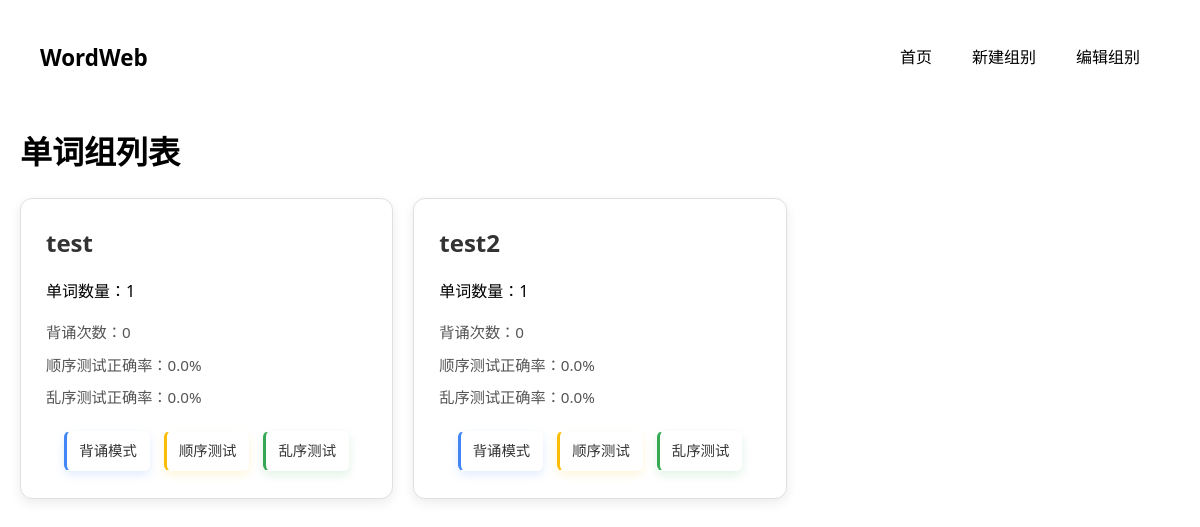
Before: / with the older database file.
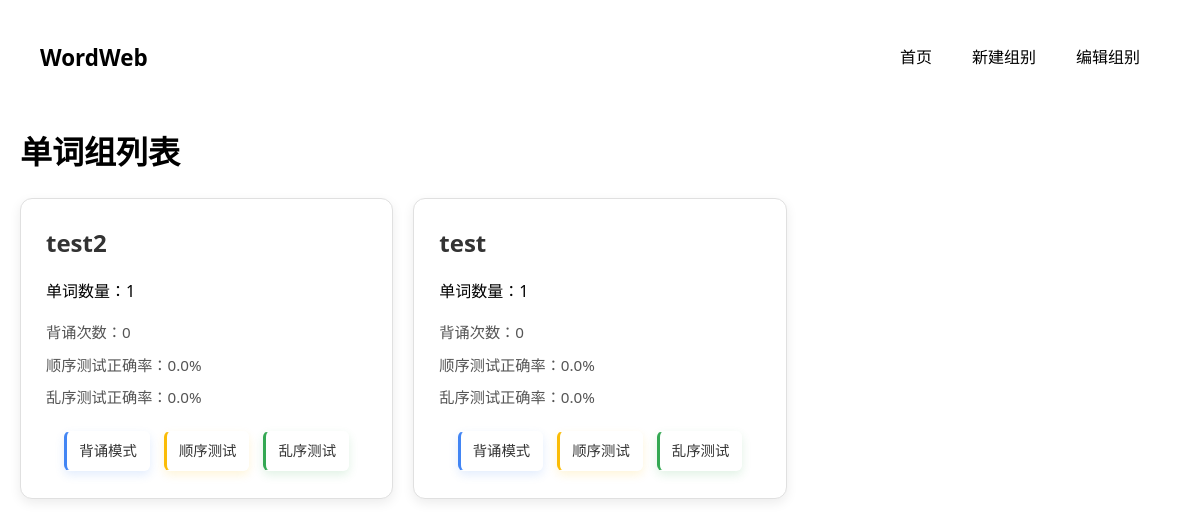
After: the same page with the newer database file.
### app/models.py (models this page shows)
class WordGroup(db.Model):
    id = db.Column(db.Integer, primary_key=True)
    name = db.Column(db.String(100), unique=True, nullable=False)
    created_at = db.Column(db.DateTime, default=datetime.utcnow)
    order_index = db.Column(db.Integer, default=0)  # 添加排序字段
    words = db.relationship('Word', backref='group', lazy='dynamic', cascade='all, delete-orphan')
    stats = db.relationship('GroupStats', backref='group', uselist=False, cascade='all, delete-orphan')

class GroupStats(db.Model):
    id = db.Column(db.Integer, primary_key=True)
    group_id = db.Column(db.Integer, db.ForeignKey('word_group.id'), unique=True)
    study_count = db.Column(db.Integer, default=0)
    order_quiz_count = db.Column(db.Integer, default=0)
    random_quiz_count = db.Column(db.Integer, default=0)
    last_score = db.Column(db.Float, default=0.0)  # 顺序测试正确率
    random_last_score = db.Column(db.Float, default=0.0)  # 乱序测试正确率

### app/blueprints/main.py (the view)
@main_bp.route('/')
def index():
    groups = WordGroup.query.order_by(WordGroup.order_index, WordGroup.created_at).all()
    return render_template('index.html', groups=groups)

### app/templates/index.html (shortened to what this page needs)
{% extends "base.html" %}
{% block content %}
<h1>单词组列表</h1>
<div class="group-list">
    {% for group in groups %}
    <div class="group-card
        ">
        <h2>{{ group.name }}</h2>
        <p>单词数量：{{ group.words.count() }}</p>
        <div class="stats">
            <span>背诵次数：{{ group.stats.study_count }}</span>
            <span>顺序测试正确率：{{ "%.1f"|format(group.stats.last_score*100) }}%</span>
            <span>乱序测试正确率：{{ "%.1f"|format((group.stats.random_last_score or 0)*100) }}%</span>
        </div>
        <div class="actions">
            <a href="{{ url_for('practice.study_mode', group_id=group.id) }}" class="btn glass-btn study">背诵模式</a>
            <a href="{{ url_for('practice.quiz_mode', group_id=group.id, mode='order') }}" class="btn glass-btn order">顺序测试</a>
            <a href="{{ url_for('practice.quiz_mode', group_id=group.id, mode='random') }}" class="btn glass-btn random">乱序测试</a>
        </div>
    </div>
    {% endfor %}
</div>
{% endblock %}

### app/templates/base.html (shortened to what this page needs)
<!DOCTYPE html>
<html>
<head>
    <link rel="stylesheet" href="{{ url_for('static', filename='style.css') }}">
</head>
<body>
    <nav>
        <a href="{{ url_for('main.index') }}" class="brand">WordWeb</a>
        <div class="nav-links">
            <a href="{{ url_for('main.index') }}">首页</a>
            <a href="{{ url_for('groups.create_group') }}">新建组别</a>
            <a href="{{ url_for('groups.manage_groups') }}">编辑组别</a>
        </div>
    </nav>
    <div class="container">
        {% block content %}{% endblock %}
    </div>
</body>
</html>

### app/static/style.css (style rules this page uses)
body { font-family: 'Segoe UI', Tahoma, Geneva, Verdana, sans-serif; max-width: 1200px; margin: 0 auto; padding: 20px; line-height: 1.6; }
nav { background: #f8f9fa; padding: 15px; margin-bottom: 30px; border-radius: 5px; }
nav a { margin-right: 20px; text-decoration: none; color: #333; }
.group-list { display: grid; grid-template-columns: repeat(auto-fill, minmax(300px, 1fr)); gap: 20px; }
.group-card { background: #fff; border: 1px solid #ddd; border-radius: 8px; padding: 20px; box-shadow: 0 2px 4px rgba(0,0,0,0.1); }
.group-card h2 { margin-top: 0; color: #2c3e50; }
.stats span { display: block; margin: 5px 0; font-size: 0.9em; color: #666; }
.group-card { background: #fff; border-radius: 12px; padding: 25px; margin-bottom: 20px; box-shadow: 0 4px 12px rgba(0,0,0,0.08); border: 1px solid #e0e0e0; transition: transform 0.2s ease, box-shadow 0.2s ease; }
.group-card h2 { margin-top: 0; margin-bottom: 15px; color: #333; font-size: 1.5rem; }
.stats { margin: 15px 0; }
.stats span { display: block; margin: 8px 0; font-size: 0.95rem; color: #555; }
.actions { display: flex; flex-wrap: wrap; gap: 8px; margin-top: 15px; }
.btn { display: inline-block; padding: 10px 18px; margin: 5px; border: none; border-radius: 6px; box-shadow: 0 2px 4px rgba(0,0,0,0.2); text-decoration: none; text-align: center; font-weight: 500; font-size: 1rem; cursor: pointer; transition: all 0.3s ease; }
button.btn, a.btn { font-size: 1rem; font-family: inherit; line-height: 1.5; }
.group-card .btn { padding: 8px 12px; font-size: 0.9rem; margin: 3px; }
.group-card .actions { display: flex; flex-wrap: nowrap; justify-content: space-between; gap: 5px; margin-top: 15px; width: 100%; }
@media (min-width: 768px) { .group-list { grid-template-columns: repeat(auto-fill, minmax(350px, 1fr)); } }
.actions .btn { margin: 2px; }
nav { background: white; padding: 15px 20px; margin-bottom: 30px; border-radius: var(--border-radius); box-shadow: var(--card-shadow); display: flex; justify-content: space-between; align-items: center; }
nav .brand { font-size: 1.4rem; font-weight: bold; color: var(--primary-color); text-decoration: none; }
nav .nav-links { display: flex; gap: 20px; }
nav a { position: relative; margin-right: 20px; text-decoration: none; color: var(--medium-text); padding: 5px 0; font-weight: 500; transition: color var(--transition-speed); }
nav a::after { content: ''; position: absolute; bottom: 0; left: 0; width: 0; height: 2px; background-color: var(--primary-color); transition: width var(--transition-speed); }
.btn { display: inline-flex; align-items: center; justify-content: center; padding: 10px 20px; font-weight: 500; font-size: 1rem; border-radius: 6px; cursor: pointer; transition: all 0.2s ease; text-decoration: none; }
.glass-btn { background: rgba(255, 255, 255, 0.25); backdrop-filter: blur(10px); -webkit-backdrop-filter: blur(10px); border: 1px solid rgba(255, 255, 255, 0.3); box-shadow: 0 4px 6px rgba(0, 0, 0, 0.1), 0 1px 3px rgba(0, 0, 0, 0.08); color: rgba(0, 0, 0, 0.8); transition: all 0.3s ease; padding: 10px 15px; }
.glass-btn.study { border-left: 3px solid #4285f4; box-shadow: 0 4px 10px rgba(66, 133, 244, 0.15); }
.glass-btn.order { border-left: 3px solid #fbbc05; box-shadow: 0 4px 10px rgba(251, 188, 5, 0.15); }
.glass-btn.random { border-left: 3px solid #34a853; box-shadow: 0 4px 10px rgba(52, 168, 83, 0.15); }
.group-card .actions { justify-content: center; margin-top: 20px; gap: 10px; }

Changed rows visible on the page:
changed WordGroup "test2": moves up the list
